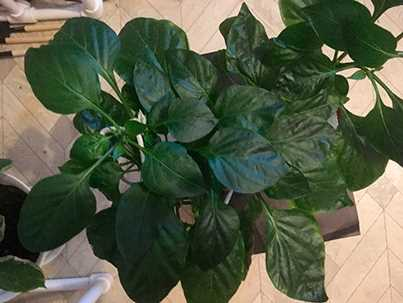
//> input picture project_4/paper.jpg, 403 x 303 px
$ ./main   (built with g++ and OpenCV 4)
//> lines starting //> are read from the running program, lines starting //| are printed output that depends on the picture; after the words box and inside, x2 and y2 are one past the last pixel; in counts of white or black regions, pixels touching at a corner belong together
// Цифровая сегментация изображения (удаление фона)
#include "core.hpp"
#include "imgproc.hpp"
#include "highgui.hpp"
#include "iostream"

using namespace cv; // Мы говорим интерпретатору MinGW загрузить библиотеку OpenCV
using namespace std;

const int GREEN_MIN = 20;
const int GREEN_MAX = 110;

int main()
{
    // Открываем локальный файл
    Mat src = imread("paper.jpg"); // Открываем и читаем файл с диска
//> src is the input picture: 303 rows x 403 cols, CV_8UC3; mean B, G, R 71.2, 93.7, 86.2
    namedWindow("Original image", cv :: WindowFlags :: WINDOW_AUTOSIZE);
    imshow("Original image", src); // Отображение файла встроенными средствами OpenCV
    /*

    По умолчанию в opencv цветное изображение хранится в палитре BGR.
    Определять цвет в BGR не очень удобно, поэтому для начала переведем изображение в формат HSV.
    HSV (или HSB) означает Hue, Saturation, Value (Brightness), где:

     - Hue — цветовой тон, т.е. оттенок цвета.
     - Saturation — насыщенность. Чем выше этот параметр, тем «чище» будет цвет, а чем ниже, тем ближе он будет к серому.
     - Value (Brightness) — значение (яркость) цвета. Чем выше значение, тем ярче будет цвет (но не белее). А чем ниже, тем темнее (0% — черный)

    Так как искать растение мы будем именно по цвету, то больше всего нас интересует именно тон.
    Преобразуем изображение в палитру HSV и разобьем на три составляющие Hue Saturation Value соответственно.

    */


    // Переводим в формат HSV

    Mat hsv = Mat(src.cols, src.rows, 8, 3); //
    vector<Mat> splitedHsv = vector<Mat>();
    cvtColor(src, hsv, cv :: COLOR_BGR2HSV);
//> hsv: 303 rows x 403 cols, CV_8UC3; mean H, S, V 44.9, 99.3, 100.8
    split(hsv, splitedHsv);
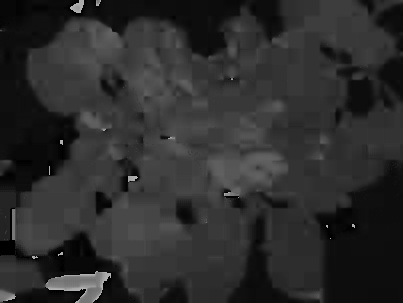
//> splitedHsv[0]: 303 rows x 403 cols, CV_8UC1; min 0, max 179, mean 44.9
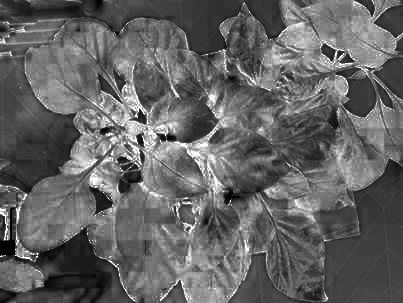
//> splitedHsv[1]: 303 rows x 403 cols, CV_8UC1; min 0, max 255, mean 99.3
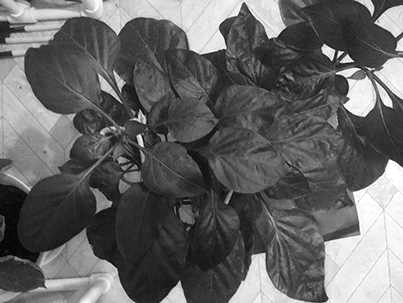
//> splitedHsv[2]: 303 rows x 403 cols, CV_8UC1; min 0, max 255, mean 100.8

    // Зададим диапазон значений тона. В OpenCV зеленый находится в диапазоне от 34 до 72.
    // Роза на фотографиях не зеленая. Поэтому опытным путем был подобран диапазон от 21 до 110.

    /*
    Далее пробежимся по нашему изображению.
    Для каждого пикселя получим все три компоненты.
    Интенсивность мы использовать не будем, но, чтобы было понятнее и не перескакивать индексы я ее оставлю.
    Если тон не укладывается в заданный диапазон или яркость слишком низкая – значит это фон,
    поэтому закрашиваем все белым цветом.
    */

    //Удаляем фон

    for (int y = 0; y < hsv.cols; y++) {
	for (int x = 0; x < hsv.rows; x++) {
		// получаем HSV-компоненты пикселя
		int H = static_cast<int>(splitedHsv[0].at<uchar>(x, y));        // Тон
		int S = static_cast<int>(splitedHsv[1].at<uchar>(x, y));        // Интенсивность
		int V = static_cast<int>(splitedHsv[2].at<uchar>(x, y));        // Яркость

		//Если яркость слишком низкая либо Тон не попадает у заданный диапазон, то закрашиваем белым
		if ((V < 13) || (H < GREEN_MIN) || (H > GREEN_MAX)) {
			src.at<Vec3b>(x, y)[0] = 255;
			src.at<Vec3b>(x, y)[1] = 255;
			src.at<Vec3b>(x, y)[2] = 255;
		}
	}
}
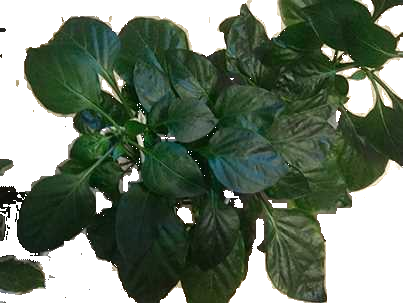
//> src: 303 rows x 403 cols, CV_8UC3; mean B, G, R 103.2, 120.6, 106.4

// В результате у нас получится такое изображение

    //imshow("src", src);


// В целом фон удалился, но остались непонятные шумы.
// Один из способов убрать мелкие несвязные частицы — это морфологическая обработка изображений

/*
Дилатация (морфологическое расширение) – свертка изображения или выделенной области изображения с некоторым ядром.
Ядро может иметь произвольную форму и размер.
При этом в ядре выделяется единственная ведущая позиция, которая совмещается с текущим пикселем
при вычислении свертки. Во многих случаях в качестве ядра выбирается квадрат или круг с ведущей позицией в центре.
Ядро можно рассматривать как шаблон или маску.
Применение дилатации сводится к проходу шаблоном по всему изображению и применению оператора поиска
локального максимума к интенсивностям пикселей изображения, которые накрываются шаблоном.
Такая операция вызывает рост светлых областей на изображении.
На рисунке серым цветом отмечены пиксели, которые в результате применения дилатации будут белыми.

Эрозия (морфологическое сужение) – обратная операция.
Действие эрозии подобно дилатации, разница лишь в том, что используется оператор поиска
локального минимума серым цветом залиты пиксели, которые станут черными в результате эрозии.
*/

// Применим морфологические операции к нашим картинкам.
// В качестве структурного элемента возьмем эллипс.

    //Морфологическое замыкание для удаления остаточных шумов
    Mat tmp;
    int an = 3;
    Mat element = getStructuringElement(MORPH_ELLIPSE, Size(an * 2 + 1, an * 2 + 1), Point(an, an));
    dilate(src, tmp, element);
    erode(tmp, tmp, element);

	// Переводим изображение в чернобелый формат
	Mat grayscaleMat;
	cvtColor(tmp, grayscaleMat, cv :: COLOR_BGR2GRAY);
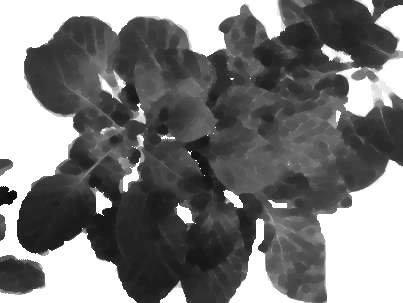
//> grayscaleMat: 303 rows x 403 cols, CV_8UC1; min 14, max 255, mean 121.9

	//Делаем бинарную маску
	Mat mask(grayscaleMat.size(), grayscaleMat.type());
	Mat out(src.size(), src.type());
	threshold(grayscaleMat, mask, 200, 255, THRESH_BINARY_INV);
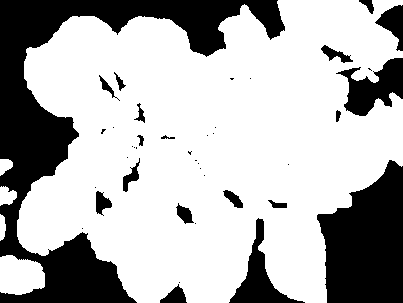
//> mask: 303 rows x 403 cols, CV_8UC1; 70.4% white; 41 black regions (22 under 20 px), largest, box (x1, y1, x2, y2) and area: (0, 0, 285, 303) 20762, (317, 160, 403, 303) 8967, (336, 58, 403, 116) 2019

	//Финальное изображение предварительно красим в белый цвет
	out = Scalar::all(255);
	//Копируем зашумленное изображение через маску
	src.copyTo(out, mask);
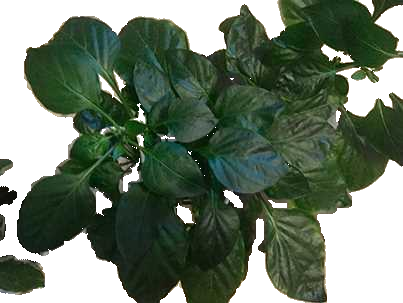
//> out: 303 rows x 403 cols, CV_8UC3; mean B, G, R 105.2, 122.2, 108

	 // imshow("До замыкания", src);
	 imshow("Результат", out);
	 // imshow("Результат замыкания", tmp);

waitKey(0);
return 0;
}
